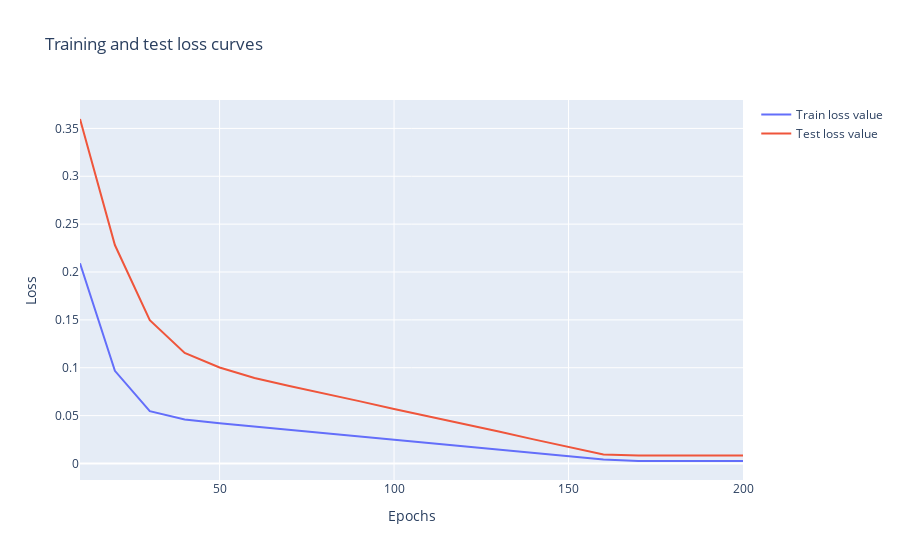

This figure's notebook cell:
### Code cell
def visualize_history(epoch_count=epoch_count, loss_values=loss_values, test_loss_values= test_loss_values):
    # Create traces
    trace0 = go.Scatter(
        x = epoch_count,
        y = np.array(t.tensor(loss_values).numpy()),
        mode = 'lines',
        name = 'Train loss value'
    )
    
    trace1 = go.Scatter(
        x = epoch_count,
        y = test_loss_values,
        mode = 'lines',
        name = 'Test loss value'
    )
    
    data = [trace0, trace1]
    
    # Edit the layout
    layout = dict(title = 'Training and test loss curves',
                  xaxis = dict(title = 'Epochs'),
                  yaxis = dict(title = 'Loss'),
                  )
    
    fig = dict(data=data, layout=layout)
    go.Figure(fig).show()

visualize_history()

### Figure 1 — Plotly figure (JSON) as saved in the notebook; plotly's stock layout.template omitted (floating-point values rounded to 4 significant figures)
{"data": [{"mode": "lines", "name": "Train loss value", "type": "scatter", "x": [10, 20, 30, 40, 50, 60, 70, 80, 90, 100, 110, 120, 130, 140, 150, 160, 170, 180, 190, 200], "y": [0.2092, 0.09681, 0.05459, 0.04592, 0.04203, 0.03854, 0.0351, 0.03167, 0.02823, 0.0248, 0.02137, 0.01793, 0.01449, 0.01106, 0.007627, 0.004191, 0.002589, 0.002589, 0.002589, 0.002589]}, {"mode": "lines", "name": "Test loss value", "type": "scatter", "x": [10, 20, 30, 40, 50, 60, 70, 80, 90, 100, 110, 120, 130, 140, 150, 160, 170, 180, 190, 200], "y": [0.3598, 0.2282, 0.1497, 0.1154, 0.1003, 0.08928, 0.08101, 0.07342, 0.06515, 0.05688, 0.04929, 0.04102, 0.03343, 0.02516, 0.01689, 0.009304, 0.008448, 0.008448, 0.008448, 0.008448]}], "layout": {"title": {"text": "Training and test loss curves"}, "xaxis": {"title": {"text": "Epochs"}}, "yaxis": {"title": {"text": "Loss"}}}}
